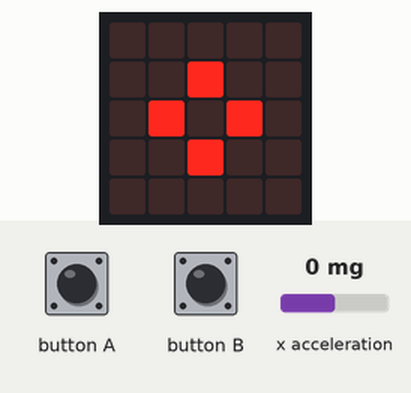
Bench run of a program on a simulated BBC micro:bit running MicroPython. Parts: the board's 5×5 LED display. The inputs (shaded band) are chosen by the test bench; at power-on: x acceleration 0 mg.

Above: at 1.2 s.
1.3 s: button A pressed for 0.15 s
At 1.31 s:
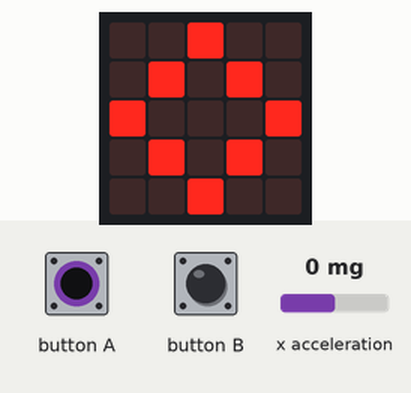
Timing chart, 0 to 4.3 s (numbered marks = the images above; inputs shaded):
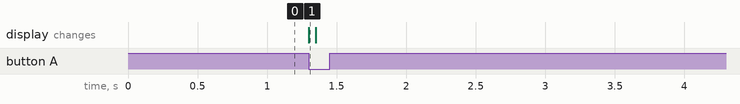

The program:

midi.py
```python
from microbit import *
import radio

def print(*args, **kwargs):
    pass # disable print, now UART is in use

class MIDI():
    NOTE_ON  = 0x90
    NOTE_OFF = 0x80
    CHAN_MSG = 0xB0
    CHAN_BANK = 0x00
    CHAN_VOLUME = 0x07
    CHAN_PROGRAM = 0xC0

    uart.init(baudrate=31250, bits=8, parity=None, stop=1, tx=pin0)

    @staticmethod
    def send(b0, b1, b2=None):
        if b2 is None: m = bytes([b0,b1])
        else: m = bytes([b0,b1,b2])
        uart.write(m)

    def __init__(self, channel=0, velocity=0x7F):
        self.channel = channel
        self.velocity = velocity

    def set_instrument(self, instrument):
        instrument -= 1
        if instrument<0 or instrument>0x7F: return
        self.send(self.CHAN_PROGRAM|self.channel, instrument)

    def note_on(self, note, velocity=None):
        if note<0 or note>0x7F:return
        if velocity is None: velocity=self.velocity
        if velocity<0 or velocity>0x7F: velocity=0x7F
        self.send(self.NOTE_ON|self.channel, note, velocity)

    def note_off(self, note, velocity=0x7F):
        if note<0 or note>0x7F:return
        if velocity is None: velocity=self.velocity
        if velocity<0 or velocity>0x7F: velocity=0x7F
        self.send(self.NOTE_OFF|self.channel, note, velocity)

def get_message():
    while True:
        try:
            msg = radio.receive_bytes()
            if msg is not None:
                if len(msg) >= 13 and msg[3] == 2:
                    lstr = msg[12] # length byte
                    text = str(msg[13:13+lstr], 'ascii')
                    return text
            else:
                return None

        except Exception as e: # reset radio on error
            radio.off()
            radio.on()

midi = MIDI()

radio.config(channel=7, address=0x75626974, group=0, data_rate=radio.RATE_1MBIT)
radio.on()
display.show(Image.DIAMOND_SMALL)

def get_note():
    middle_c = 60 # C4
    x = accelerometer.get_x()
    x = min(x, 1000)
    x = max(x, -1000)
    x = int(x / 42)
    note = x + middle_c
    return note

hold = None

while True:

    note = get_note()

    if button_a.was_pressed():
        display.show(Image.DIAMOND)
        midi.note_on(note)
        sleep(50)
        midi.note_off(note)
        display.show(Image.DIAMOND_SMALL)

    elif button_b.is_pressed():
        if not hold:
            hold = note
            midi.note_on(note)
    else:
        if hold:
            midi.note_off(hold)
            hold = None

        msg = get_message()
        if msg is not None:
            display.show(Image.DIAMOND)
            midi.note_on(note)
            sleep(50)
            midi.note_off(note)
            display.show(Image.DIAMOND_SMALL)
```

Measured:
- after the input at 1.3 s, the display: changes at once (image 1)
